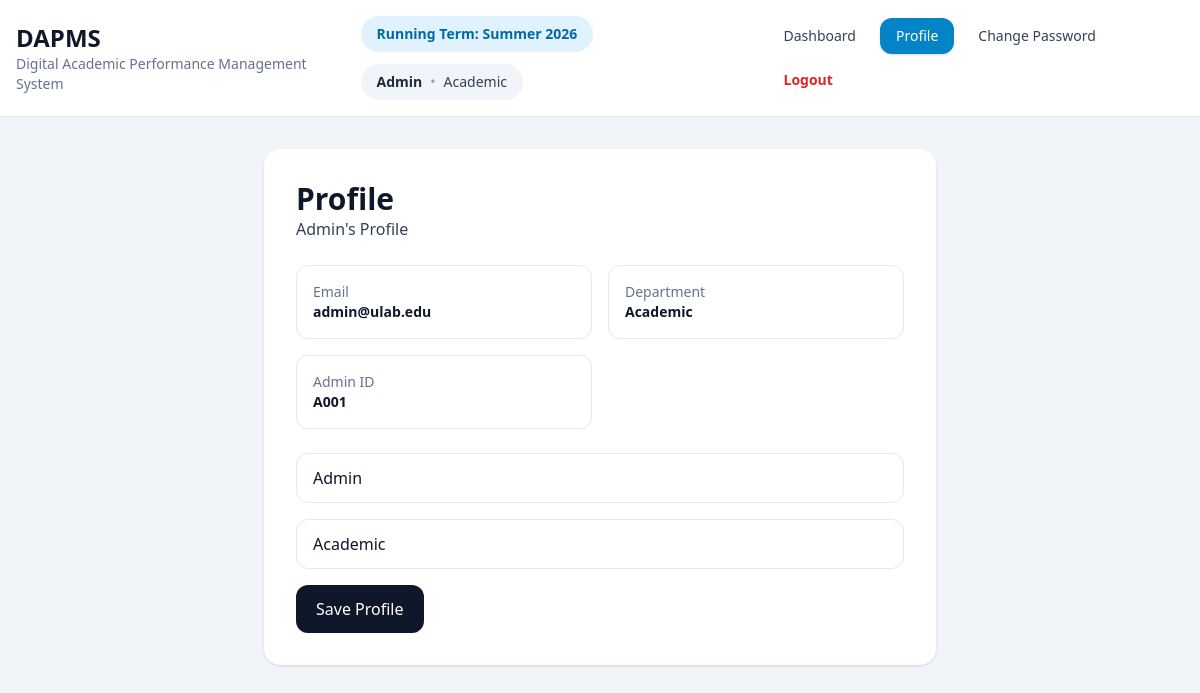
Screenshot of /profile (signed in) with the database file from the repository.
### tables this page shows
CREATE TABLE terms(
            id INTEGER PRIMARY KEY AUTOINCREMENT,
            name TEXT NOT NULL,
            start_date TEXT NOT NULL,
            end_date TEXT NOT NULL,
            status TEXT NOT NULL DEFAULT 'running'
        , semester TEXT, year INTEGER);

CREATE TABLE users(
            id INTEGER PRIMARY KEY AUTOINCREMENT,
            role TEXT NOT NULL,
            name TEXT NOT NULL,
            email TEXT NOT NULL UNIQUE,
            password_hash TEXT NOT NULL,
            department TEXT NOT NULL
        );

CREATE TABLE admins(
            user_id INTEGER PRIMARY KEY,
            admin_id TEXT NOT NULL UNIQUE,
            role_name TEXT NOT NULL,
            FOREIGN KEY(user_id) REFERENCES users(id) ON DELETE CASCADE
        );

### app/routes/auth.py (the view, shortened to what this page needs)
@bp.route('/profile', methods=['GET', 'POST'])
@login_required
def profile():
    manager = AuthManager(get_db())
    profile = manager.user_profile(session['user_id'])
    return render_template('auth/profile.html', profile=profile)

### app/core/security.py (called while the page is built)
def load_user():
    user_id = session.get('user_id')
    if not user_id:
        g.user = None
        return
    g.user = get_db().execute('SELECT * FROM users WHERE id=?', (user_id,)).fetchone()

def login_required(view):
    @wraps(view)
    def wrapped(*args, **kwargs):
        if not session.get('user_id'):
            return redirect(url_for('auth.login'))
        return view(*args, **kwargs)
    return wrapped

### app/db.py (called while the page is built)
def get_db():
    if 'db' not in g:
        g.db = sqlite3.connect(current_app.config['DATABASE'])
        g.db.row_factory = sqlite3.Row
        g.db.execute('PRAGMA foreign_keys = ON')
    return g.db

### app/managers/auth_manager.py (called while the page is built)
    def user_profile(self, user_id: int):
        return self.db.execute('''
            SELECT users.*, students.student_id, teachers.teacher_id, admins.admin_id, admins.role_name
            FROM users
            LEFT JOIN students ON students.user_id = users.id
            LEFT JOIN teachers ON teachers.user_id = users.id
            LEFT JOIN admins ON admins.user_id = users.id
            WHERE users.id=?
        ''', (user_id,)).fetchone()

### app/routes/auth.py (called while the page is built)
@bp.before_app_request
def before():
    load_user()

### app/templates/auth/profile.html (shortened to what this page needs)
{% extends 'layout.html' %}
{% block content %}
<div class="max-w-2xl mx-auto bg-white rounded-2xl shadow p-8 space-y-6">
  <div>
    <h2 class="text-3xl font-bold">Profile</h2>
    <p class="text-slate-700">{{ profile['role']|title }}'s Profile</p>
  </div>
  <div class="grid md:grid-cols-2 gap-4 text-sm">
    <div class="border rounded-xl p-4"><div class="text-slate-500">Email</div><div class="font-semibold">{{ profile['email'] }}</div></div>
    <div class="border rounded-xl p-4"><div class="text-slate-500">Department</div><div class="font-semibold">{{ profile['department'] }}</div></div>
    {% if profile['admin_id'] %}<div class="border rounded-xl p-4"><div class="text-slate-500">Admin ID</div><div class="font-semibold">{{ profile['admin_id'] }}</div></div>{% endif %}
  </div>
  <form method="post" class="space-y-4">
    <input name="name" value="{{ profile['name'] }}" class="w-full border rounded-xl px-4 py-3" required>
    <input name="department" value="{{ profile['department'] }}" class="w-full border rounded-xl px-4 py-3" required>
    <button class="bg-slate-900 text-white px-5 py-3 rounded-xl">Save Profile</button>
  </form>
</div>
{% endblock %}

### app/templates/layout.html (shortened to what this page needs)
<!DOCTYPE html>
<html>
<head>
  <script src="https://cdn.tailwindcss.com"></script>
</head>
<body class="bg-slate-100 text-slate-900 min-h-screen">
  <nav class="bg-white border-b sticky top-0 z-20">
    <div class="max-w-7xl mx-auto px-4 py-4 flex justify-between items-center gap-4">
      <div>
        <h1 class="text-2xl font-bold">DAPMS</h1>
        <p class="text-sm text-slate-500">Digital Academic Performance Management System</p>
      </div>
     <div class="flex flex-col lg:flex-row lg:items-center lg:justify-between gap-4">
  <div class="flex flex-wrap items-center gap-3">
    {% if current_term %}
      <span class="inline-flex items-center px-4 py-2 rounded-full bg-sky-100 text-sky-700 text-sm font-semibold">
        Running Term: {{ current_term['name'] }}
      </span>
    {% endif %}
    {% if current_user %}
      <div class="inline-flex items-center px-4 py-2 rounded-full bg-slate-100 text-slate-700 text-sm">
        <span class="font-semibold text-slate-800">{{ current_user['name'] }}</span>
        {% if current_user['department'] %}
          <span class="mx-2 text-slate-400">•</span>
          <span>{{ current_user['department'] }}</span>
        {% endif %}
      </div>
    {% endif %}
  </div>
  <div class="flex flex-wrap items-center gap-2">
    {% if session.get('role') == 'admin' %}
      <a href="{{ url_for('admin.dashboard') }}"
         class="px-4 py-2 rounded-xl text-sm font-medium transition
         {% if request.endpoint == 'admin.dashboard' %}
           bg-sky-600 text-white font-bold shadow
         {% else %}
           text-slate-700 hover:bg-slate-100 hover:text-sky-700
         {% endif %}">
        Dashboard
      </a>
    {% endif %}
    {% if session.get('user_id') %}
      <a href="{{ url_for('auth.profile') }}"
         class="px-4 py-2 rounded-xl text-sm font-medium transition
         {% if request.endpoint == 'auth.profile' %}
           bg-sky-600 text-white font-bold shadow
         {% else %}
           text-slate-700 hover:bg-slate-100 hover:text-sky-700
         {% endif %}">
        Profile
      </a>
    {% endif %}
    {% if session.get('user_id') %}
      <a href="{{ url_for('auth.change_password') }}"
         class="px-4 py-2 rounded-xl text-sm font-medium transition
         {% if request.endpoint == 'auth.change_password' %}
           bg-sky-600 text-white font-bold shadow
         {% else %}
           text-slate-700 hover:bg-slate-100 hover:text-sky-700
         {% endif %}">
        Change Password
      </a>
    {% endif %}
    {% if session.get('user_id') %}
      <a href="{{ url_for('auth.logout') }}"
         class="px-4 py-2 rounded-xl text-sm font-semibold text-red-600 hover:bg-red-50 hover:text-red-700 transition">
        Logout
      </a>
    {% else %}
      <a href="{{ url_for('auth.forgot_password') }}"
         class="px-4 py-2 rounded-xl text-sm font-medium text-slate-700 hover:bg-slate-100 hover:text-sky-700 transition">
        Forgot Password
      </a>
    {% endif %}
  </div>
</div>
    </div>
  </nav>
  <div class="max-w-7xl mx-auto px-4 py-8">
    {% block content %}{% endblock %}
  </div>
</body>
</html>

### rows the page displays
terms: name "Summer 2026"
users: name "Admin", department "Academic", role "Admin", email "admin@ulab.edu"
admins: admin_id "A001"
